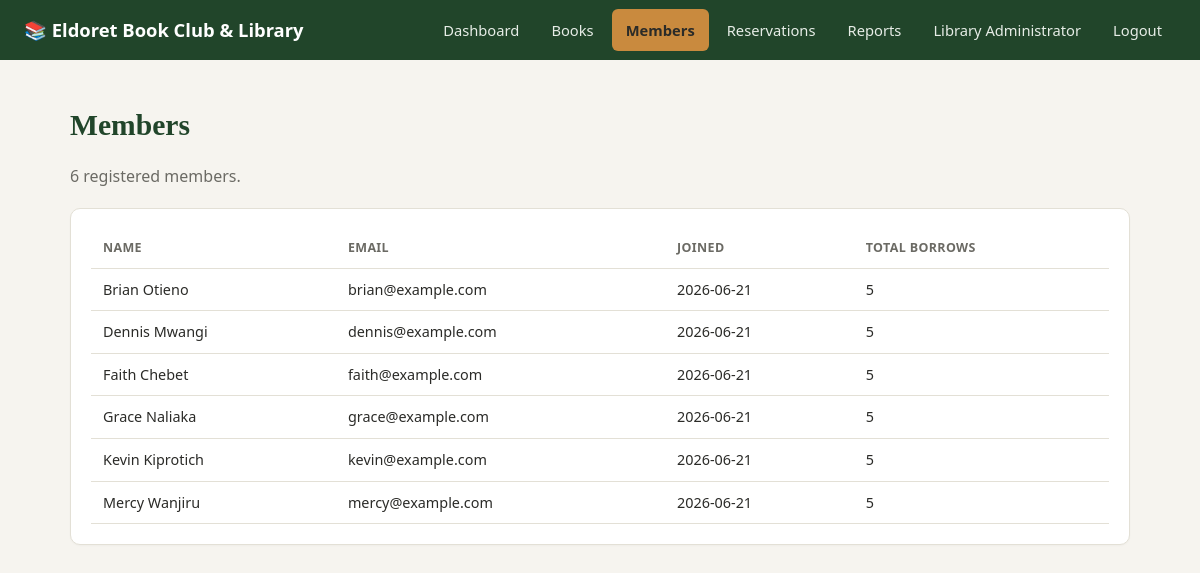
/admin/members (signed in), run on the app's committed database.
### tables this page shows
CREATE TABLE members (
    id INTEGER PRIMARY KEY AUTOINCREMENT,
    full_name TEXT NOT NULL,
    email TEXT UNIQUE NOT NULL,
    password_hash TEXT NOT NULL,
    role TEXT NOT NULL DEFAULT 'member',   -- 'member' or 'admin'
    created_at TEXT NOT NULL DEFAULT (datetime('now'))
);

### app.py (the view)
@app.route("/admin/members")
@admin_required
def admin_members():
    db = get_db()
    members = db.execute(
        """SELECT m.*,
              (SELECT COUNT(*) FROM borrow_history bh WHERE bh.member_id = m.id) AS total_borrows
           FROM members m WHERE m.role='member' ORDER BY m.full_name"""
    ).fetchall()
    return render_template("admin_members.html", members=members)

### app.py (called while the page is built)
def get_db():
    if "db" not in g:
        g.db = sqlite3.connect(DB_PATH)
        g.db.row_factory = sqlite3.Row
        g.db.execute("PRAGMA foreign_keys = ON")
    return g.db

def admin_required(view):
    @wraps(view)
    def wrapped(*args, **kwargs):
        if not session.get("user_id"):
            flash("Please log in to continue.", "warning")
            return redirect(url_for("login"))
        if session.get("role") != "admin":
            abort(403)
        return view(*args, **kwargs)
    return wrapped

@app.context_processor
def inject_user():
    return {
        "current_user_name": session.get("full_name"),
        "current_user_role": session.get("role"),
    }

### templates/admin_members.html (shortened to what this page needs)
{% extends "base.html" %}
{% block content %}
<h1>Members</h1>
<p class="subtitle">{{ members|length }} registered members.</p>
<div class="card">
  <table>
    <thead><tr><th>Name</th><th>Email</th><th>Joined</th><th>Total Borrows</th></tr></thead>
    <tbody>
      {% for m in members %}
      <tr>
        <td>{{ m.full_name }}</td>
        <td>{{ m.email }}</td>
        <td>{{ m.created_at[:10] }}</td>
        <td>{{ m.total_borrows }}</td>
      </tr>
      {% endfor %}
    </tbody>
  </table>
</div>
{% endblock %}

### static/css/style.css (style rules this page uses)
:root { --primary: #2e5e38; --primary-dark: #21452a; --accent: #c98a3e; --bg: #f6f4ef; --card-bg: #ffffff; --text: #2b2b28; --muted: #6b6a64; --border: #e3e0d6; --danger: #a13c3c; --success: #2e5e38; --warning: #c98a3e; --info: #3e6b8a; }
* { box-sizing: border-box; }
body { margin: 0; font-family: "Segoe UI", system-ui, -apple-system, sans-serif; background: var(--bg); color: var(--text); line-height: 1.5; }
h1, h2, h3 { font-family: Georgia, "Times New Roman", serif; color: #21452a; }
h1 { font-size: 1.85rem; margin-bottom: 6px; }
.subtitle { color: var(--muted); margin-bottom: 20px; }
.card { background: var(--card-bg); border: 1px solid var(--border); border-radius: 10px; padding: 20px; margin-bottom: 18px; box-shadow: 0 1px 2px rgba(0,0,0,0.03); }
table { width: 100%; border-collapse: collapse; }
table th, table td { text-align: left; padding: 10px 12px; border-bottom: 1px solid var(--border); font-size: 0.9rem; }
table th { color: var(--muted); font-weight: 600; font-size: 0.78rem; text-transform: uppercase; letter-spacing: 0.03em; }

### data on the page
members: full_name "Brian Otieno", email "brian@example.com", created_at "2026-06-21", total_borrows "5"
members: full_name "Dennis Mwangi", email "dennis@example.com", created_at "2026-06-21", total_borrows "5"
members: full_name "Faith Chebet", email "faith@example.com", created_at "2026-06-21", total_borrows "5"
members: full_name "Grace Naliaka", email "grace@example.com", created_at "2026-06-21", total_borrows "5"
members: full_name "Kevin Kiprotich", email "kevin@example.com", created_at "2026-06-21", total_borrows "5"
members: full_name "Mercy Wanjiru", email "mercy@example.com", created_at "2026-06-21", total_borrows "5"

### other printed values
{{ current_user_name }} "Library Administrator"
{{ members|length }} "6"
